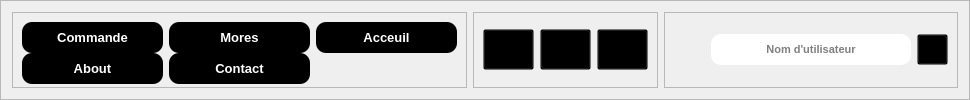
        <widget class="QFrame" name="frame">
         <property name="minimumSize">
          <size>
           <width>0</width>
           <height>100</height>
          </size>
         </property>
         <property name="maximumSize">
          <size>
           <width>16777215</width>
           <height>100</height>
          </size>
         </property>
         <property name="frameShape">
          <enum>QFrame::StyledPanel</enum>
         </property>
         <property name="frameShadow">
          <enum>QFrame::Raised</enum>
         </property>
         <layout class="QGridLayout" name="gridLayout_6">
          <item row="0" column="1">
           <widget class="QFrame" name="frame_8">
            <property name="frameShape">
             <enum>QFrame::StyledPanel</enum>
            </property>
            <property name="frameShadow">
             <enum>QFrame::Raised</enum>
            </property>
            <layout class="QHBoxLayout" name="horizontalLayout">
             <item>
              <widget class="QPushButton" name="voulume_moins_pushButton_5">
               <property name="minimumSize">
                <size>
                 <width>51</width>
                 <height>41</height>
                </size>
               </property>
               <property name="maximumSize">
                <size>
                 <width>51</width>
                 <height>41</height>
                </size>
               </property>
               <property name="toolTip">
                <string>Volume -</string>
               </property>
               <property name="styleSheet">
                <string notr="true">QPushButton{

	background-color: transparent;
border-color:none;
}
QPushButton:pressed{
background-color: rgb(199, 199, 199);
borde-color:none;
border-radius:10px;
}</string>
               </property>
               <property name="text">
                <string/>
               </property>
               <property name="icon">
                <iconset>
                 <normaloff>images/icons8-voice-48.png</normaloff>images/icons8-voice-48.png</iconset>
               </property>
               <property name="iconSize">
                <size>
                 <width>40</width>
                 <height>40</height>
                </size>
               </property>
              </widget>
             </item>
             <item>
              <widget class="QPushButton" name="volume_mute_pushButton_6">
               <property name="minimumSize">
                <size>
                 <width>51</width>
                 <height>41</height>
                </size>
               </property>
               <property name="maximumSize">
                <size>
                 <width>51</width>
                 <height>41</height>
                </size>
               </property>
               <property name="toolTip">
                <string>volume mute</string>
               </property>
               <property name="styleSheet">
                <string notr="true">QPushButton{

	background-color: transparent;
border-color:none;
}
QPushButton:pressed{
background-color: rgb(199, 199, 199);
borde-color:none;
border-radius:10px;
}</string>
               </property>
               <property name="text">
                <string/>
               </property>
               <property name="icon">
                <iconset>
                 <normaloff>images/icons8-no-audio-40.png</normaloff>images/icons8-no-audio-40.png</iconset>
               </property>
               <property name="iconSize">
                <size>
                 <width>30</width>
                 <height>30</height>
                </size>
               </property>
              </widget>
             </item>
             <item>
              <widget class="QPushButton" name="volume_plus_pushButton_7">
               <property name="minimumSize">
                <size>
                 <width>51</width>
                 <height>41</height>
                </size>
               </property>
               <property name="maximumSize">
                <size>
                 <width>51</width>
                 <height>41</height>
                </size>
               </property>
               <property name="toolTip">
                <string>Volume +</string>
               </property>
               <property name="styleSheet">
                <string notr="true">QPushButton{

	background-color: transparent;
border-color:none;
}
QPushButton:pressed{
background-color: rgb(199, 199, 199);
borde-color:none;
border-radius:10px;
}</string>
               </property>
               <property name="text">
                <string/>
               </property>
               <property name="icon">
                <iconset>
                 <normaloff>images/icons8-voice-48.png</normaloff>images/icons8-voice-48.png</iconset>
               </property>
               <property name="iconSize">
                <size>
                 <width>40</width>
                 <height>40</height>
                </size>
               </property>
              </widget>
             </item>
            </layout>
           </widget>
          </item>
          <item row="0" column="2" alignment="Qt::AlignRight">
           <widget class="QFrame" name="frame_9">
            <property name="frameShape">
             <enum>QFrame::StyledPanel</enum>
            </property>
            <property name="frameShadow">
             <enum>QFrame::Raised</enum>
            </property>
            <layout class="QGridLayout" name="gridLayout_8">
             <item row="0" column="0">
              <widget class="QLabel" name="label">
               <property name="minimumSize">
                <size>
                 <width>31</width>
                 <height>31</height>
                </size>
               </property>
               <property name="maximumSize">
                <size>
                 <width>31</width>
                 <height>31</height>
                </size>
               </property>
               <property name="text">
                <string/>
               </property>
               <property name="pixmap">
                <pixmap>images/icons8-username-48.png</pixmap>
               </property>
               <property name="scaledContents">
                <bool>true</bool>
               </property>
              </widget>
             </item>
             <item row="0" column="1">
              <widget class="QLineEdit" name="utilisateur_lineEdit">
               <property name="minimumSize">
                <size>
                 <width>200</width>
                 <height>31</height>
                </size>
               </property>
               <property name="maximumSize">
                <size>
                 <width>300</width>
                 <height>31</height>
                </size>
               </property>
               <property name="font">
                <font>
                 <family>Arial</family>
                 <pointsize>8</pointsize>
                 <weight>75</weight>
                 <bold>true</bold>
                </font>
               </property>
               <property name="styleSheet">
                <string notr="true">QLineEdit{
background-color: rgb(255, 255, 255);
	color: rgb(0, 0, 0);

border-radius:10px;
}

QLineEdit:focus{

border-color:2px #3cfff9;
}</string>
               </property>
               <property name="text">
                <string/>
               </property>
               <property name="alignment">
                <set>Qt::AlignCenter</set>
               </property>
               <property name="placeholderText">
                <string>Nom d'utilisateur</string>
               </property>
              </widget>
             </item>
             <item row="0" column="2">
              <widget class="QPushButton" name="enregistre_pushButton_8">
               <property name="minimumSize">
                <size>
                 <width>31</width>
                 <height>31</height>
                </size>
               </property>
               <property name="maximumSize">
                <size>
                 <width>31</width>
                 <height>31</height>
                </size>
               </property>
               <property name="layoutDirection">
                <enum>Qt::LeftToRight</enum>
               </property>
               <property name="styleSheet">
                <string notr="true">QPushButton{

	background-color: transparent;
border-color:none;
}
QPushButton:pressed{
border-radius:10px;
	background-color: rgb(203, 203, 203);
}</string>
               </property>
               <property name="text">
                <string/>
               </property>
               <property name="icon">
                <iconset>
                 <normaloff>images/icons8-save-48.png</normaloff>images/icons8-save-48.png</iconset>
               </property>
               <property name="iconSize">
                <size>
                 <width>25</width>
                 <height>25</height>
                </size>
               </property>
              </widget>
             </item>
            </layout>
           </widget>
          </item>
          <item row="0" column="0">
           <widget class="QFrame" name="frame_7">
            <property name="frameShape">
             <enum>QFrame::StyledPanel</enum>
            </property>
            <property name="frameShadow">
             <enum>QFrame::Raised</enum>
            </property>
            <layout class="QGridLayout" name="gridLayout_7">
             <item row="1" column="1">
              <widget class="QPushButton" name="Contact_pushButton_4">
               <property name="minimumSize">
                <size>
                 <width>141</width>
                 <height>31</height>
                </size>
               </property>
               <property name="font">
                <font>
                 <family>Arial</family>
                 <pointsize>10</pointsize>
                 <weight>75</weight>
                 <bold>true</bold>
                </font>
               </property>
               <property name="styleSheet">
                <string notr="true">QPushButton{

	background-color: rgb(0, 0, 0);
	color: rgb(255, 255, 255);
border-radius:10px;
}
QPushButton:Hover{
background-color: rgb(255, 255, 255);
	color: rgb(0, 0, 0);

}
QPushButton:pressed{
background-color: rgb(198, 198, 198);

}
</string>
               </property>
               <property name="text">
                <string>Contact</string>
               </property>
               <property name="icon">
                <iconset>
                 <normaloff>images/icons8-contact-48.png</normaloff>images/icons8-contact-48.png</iconset>
               </property>
               <property name="iconSize">
                <size>
                 <width>18</width>
                 <height>18</height>
                </size>
               </property>
              </widget>
             </item>
             <item row="0" column="1">
              <widget class="QPushButton" name="Mores_pushButton_2">
               <property name="minimumSize">
                <size>
                 <width>141</width>
                 <height>31</height>
                </size>
               </property>
               <property name="font">
                <font>
                 <family>Arial</family>
                 <pointsize>10</pointsize>
                 <weight>75</weight>
                 <bold>true</bold>
                </font>
               </property>
               <property name="styleSheet">
                <string notr="true">QPushButton{

	background-color: rgb(0, 0, 0);
	color: rgb(255, 255, 255);
border-radius:10px;
}
QPushButton:Hover{
background-color: rgb(255, 255, 255);
	color: rgb(0, 0, 0);

}
QPushButton:pressed{
background-color: rgb(198, 198, 198);

}
</string>
               </property>
               <property name="text">
                <string>Mores</string>
               </property>
               <property name="icon">
                <iconset>
                 <normaloff>images/icons8-info-48 (1).png</normaloff>images/icons8-info-48 (1).png</iconset>
               </property>
               <property name="iconSize">
                <size>
                 <width>18</width>
                 <height>18</height>
                </size>
               </property>
              </widget>
             </item>
             <item row="0" column="0">
              <widget class="QPushButton" name="Commande_pushButton">
               <property name="minimumSize">
                <size>
                 <width>141</width>
                 <height>31</height>
                </size>
               </property>
               <property name="font">
                <font>
                 <family>Arial</family>
                 <pointsize>10</pointsize>
                 <weight>75</weight>
                 <bold>true</bold>
                </font>
               </property>
               <property name="styleSheet">
                <string notr="true">QPushButton{

	background-color: rgb(0, 0, 0);
	color: rgb(255, 255, 255);
border-radius:10px;
}
QPushButton:Hover{
background-color: rgb(255, 255, 255);
	color: rgb(0, 0, 0);

}
QPushButton:pressed{
background-color: rgb(198, 198, 198);

}
</string>
               </property>
               <property name="text">
                <string>Commande</string>
               </property>
               <property name="icon">
                <iconset>
                 <normaloff>images/icons8-plus-40.png</normaloff>images/icons8-plus-40.png</iconset>
               </property>
               <property name="iconSize">
                <size>
                 <width>18</width>
                 <height>18</height>
                </size>
               </property>
              </widget>
             </item>
             <item row="1" column="0">
              <widget class="QPushButton" name="About_pushButton_3">
               <property name="minimumSize">
                <size>
                 <width>141</width>
                 <height>31</height>
                </size>
               </property>
               <property name="font">
                <font>
                 <family>Arial</family>
                 <pointsize>10</pointsize>
                 <weight>75</weight>
                 <bold>true</bold>
                </font>
               </property>
               <property name="styleSheet">
                <string notr="true">QPushButton{

	background-color: rgb(0, 0, 0);
	color: rgb(255, 255, 255);
border-radius:10px;
}
QPushButton:Hover{
background-color: rgb(255, 255, 255);
	color: rgb(0, 0, 0);

}
QPushButton:pressed{
background-color: rgb(198, 198, 198);

}
</string>
               </property>
               <property name="text">
                <string>About</string>
               </property>
               <property name="icon">
                <iconset>
                 <normaloff>images/icons8-plus-40.png</normaloff>images/icons8-plus-40.png</iconset>
               </property>
               <property name="iconSize">
                <size>
                 <width>18</width>
                 <height>18</height>
                </size>
               </property>
              </widget>
             </item>
             <item row="0" column="2">
              <widget class="QPushButton" name="pushButton">
               <property name="minimumSize">
                <size>
                 <width>141</width>
                 <height>31</height>
                </size>
               </property>
               <property name="font">
                <font>
                 <family>Arial</family>
                 <pointsize>10</pointsize>
                 <weight>75</weight>
                 <bold>true</bold>
                </font>
               </property>
               <property name="styleSheet">
                <string notr="true">QPushButton{

	background-color: rgb(0, 0, 0);
	color: rgb(255, 255, 255);
border-radius:10px;
}
QPushButton:Hover{
background-color: rgb(255, 255, 255);
	color: rgb(0, 0, 0);

}
QPushButton:pressed{
background-color: rgb(198, 198, 198);

}
</string>
               </property>
               <property name="text">
                <string>Acceuil</string>
               </property>
               <property name="icon">
                <iconset>
                 <normaloff>images/icons8-reload-32.png</normaloff>images/icons8-reload-32.png</iconset>
               </property>
               <property name="iconSize">
                <size>
                 <width>25</width>
                 <height>25</height>
                </size>
               </property>
              </widget>
             </item>
            </layout>
           </widget>
          </item>
         </layout>
        </widget>
